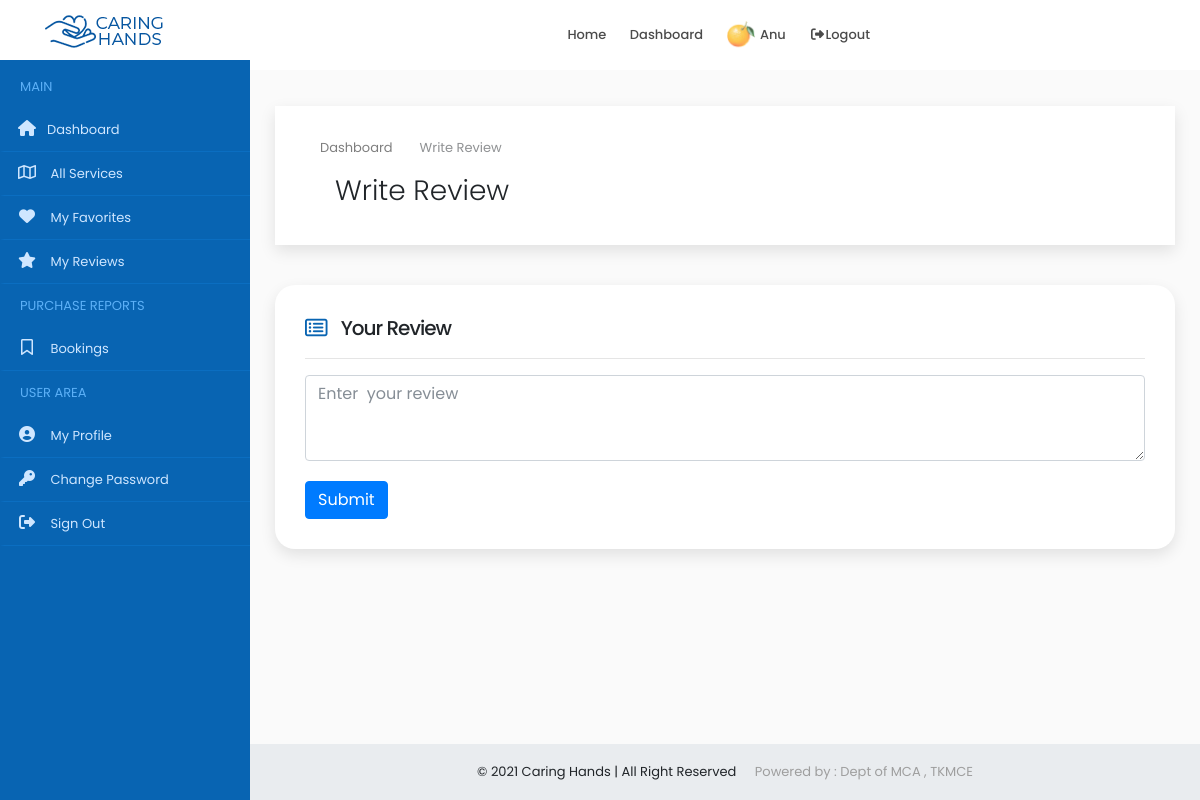
/user/write/review/3/ (signed in), run on the app's committed database.
### accounts/models.py (models this page shows, shortened)
class Users(models.Model):
    user = models.ForeignKey(User,on_delete=models.CASCADE)
    name = models.CharField(max_length=150)
    email = models.EmailField(max_length=200,null=True, blank=True)
    organization = models.CharField(max_length=250,null=True, blank=True)
    mob = models.CharField(max_length=12)
    sex = models.CharField(max_length=10,choices=gender,default='Male')
    house = models.CharField(max_length=100,null=True, blank=True)
    street1 =models.CharField(max_length=100,null=True, blank=True)
    street2 =models.CharField(max_length=100,null=True, blank=True)
    city = models.CharField(max_length=100,null=True, blank=True)
    district = models.CharField(max_length=100,null=True, blank=True)
    state = models.CharField(max_length=100,null=True,choices=states, blank=True)
    pin = models.CharField(max_length=100,null=True,blank=True)
    age = models.IntegerField(null=True, blank=True)
    type = models.CharField(max_length=20,choices=user_type)
    approval = models.CharField(max_length=20,choices=approval_choices,default='Pending')
    document = models.FileField(upload_to='documents',null=True, blank=True)
    profile_picture = models.FileField(upload_to='dp',default='assets/img/user3.png')

### accounts/views.py (the view, shortened to what this page needs)
# urls.py: path('user/write/review/<id>/',WriteReview.as_view(), name='write_review'),
class WriteReview(View):
    def get(self, request,id):
        x = UserCheck(request)
        if x == True:
            user = request.user
            account = Users.objects.get(user=user)
            fav = ProviderService.objects.get(id=id)
            form = AddReviewForm()
            context ={'account': account,'form': form}
            return render(request,'user/write_review.html',context)
        else:
            return redirect('home')

### accounts/forms.py
class AddReviewForm(ModelForm):
    class Meta:
        model = Review
        fields = ['message']

### accounts/functions.py (called while the page is built)
def UserCheck(request):
    user = request.user
    if user.is_authenticated:
        try:
            u = Users.objects.get(user=user)
            if u.type == 'public':
                return (True)
            else:
                return (False)
        except:
            return (False)
    else:
        return (False)

### accounts/templates/user/write_review.html (shortened to what this page needs)
{% extends 'common/dashboard_main.html' %}
{% load static %}
{% block content %}
{% include 'common/header.html' %}
{% include 'user/sidenav.html' %}
<div class="content-wrapper">
<div class="container-fluid overflow-hidden">
    <div class="row margin-tb-90px margin-lr-10px sm-mrl-0px">
        <div id="page-title" class="padding-30px background-white full-width box-shadow">
            <div class="container">
                <ol class="breadcrumb opacity-5">
                    <li><a href="{% url 'home' %}">Dashboard</a></li>
                    <li class="active">Write Review</li>
                </ol>
                <div class="container-fluid">
                    <div class="row">
                        <div class="col-6">
                            <h1 class="font-weight-300">Write Review</h1>
                        </div>
                        <div class="col-6">
                        </div>
                    </div>
                </div>
            </div>
        </div>
        <div class="container-fluid">
            <div class="row" style="margin-top:40px">
                    <div class="margin-bottom-45px full-width">
                        <form method="post" action>
                        <div class="padding-30px background-white border-radius-20 box-shadow">
                            <h3><i class="far fa-list-alt margin-right-10px text-main-color"></i> Your Review </h3>
                            <hr>
                            <div class="margin-bottom-20px">
                                {% load widget_tweaks %}
                                {%  render_field form.message class="form-control"  placeholder="Enter  your review" id="exampleTextarea" rows="3" required="true" %}
                            </div>
                            <div>
                                <input type="submit" class="btn btn-primary" value="Submit">
                            </div>
                        </div>
                        </form>
                    </div>
            </div>
        </div>
    </div>
</div>
{% include 'common/small_footer.html' %}
</div>
{% endblock %}

### accounts/templates/common/header.html (shortened to what this page needs)
{% load static %}
<header>
    <div id="fixed-header-dark" class="header-output fixed-header" style="background-color: white;">
        <div class="container header-in">
            <div class="row">
                <div class="col-lg-2 col-md-12">
                    <a id="logo" href="{% url 'index' %}" class="d-inline-block margin-tb-15px"><img
                            src="{% static 'assets/img/logo-1.png' %}" alt=""></a>
                </div>
                <div class="col-lg-7 col-md-12 position-inherit">
                    <ul id="menu-main" class="nav-menu float-lg-right link-padding-tb-20px">
                        <li><a href="{% url 'index' %}">Home</a>
                        </li>
                        <li><a href="{% url 'home' %}">Dashboard</a>
                        </li>
                        {% if request.user.is_authenticated %}
                        <li><a href="{% url 'home' %}"><img src="{{account.profile_picture.url}}" class="height-30px border-radius-30" alt=""> {{account.name|title}}</a></li>
                        <li><a href="{% url 'logout' %}" data-toggle="modal" data-target="#exampleModal"><i class="fa fa-fw fa-sign-out-alt"></i>Logout</a></li>
                        {% else %}
                        <li><a href="{% url 'login' %}"><i class="far fa-user"></i> Login</a></li>
                        {% endif %}
                    </ul>
                </div>
                <div class="col-lg-3 col-md-12">
                </div>
            </div>
        </div>
    </div>
</header>

### static/assets/css/colors/main.css (style rules this page uses)
.text-main-color { color: #0864b2; }

### static/assets/css/sb-admin.css (style rules this page uses)
html { position: relative; min-height: 100%; }
body { overflow-x: hidden; }
.content-wrapper { min-height: calc(100vh - 56px); padding-top: 1rem; }
.content-wrapper { overflow-x: hidden; }
@media (min-width: 992px) { .content-wrapper { margin-left: 250px; } }

### data on the page
Users: profile_picture (picture), name "Anu"
